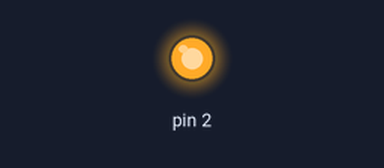
Simulated run of this sketch. Board: Arduino Uno, built with avr-gcc and run on an emulated ATmega328P. On the bench: output pins drawn as LEDs (lit = HIGH).

Above: at 0.1 s.
Timing chart, 0 to 1.6 s (numbered marks = the images above):
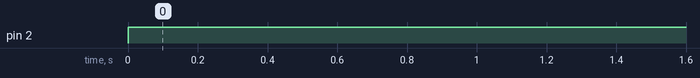

The sketch:

MOTOR.ino
```cpp
void setup() {
  Serial.begin(9600);
  pinMode(2, OUTPUT);
}

void loop() {

  digitalWrite(2, true);

}
```

Measured:
- by itself, pin 2: LOW → HIGH at 0.00 s
